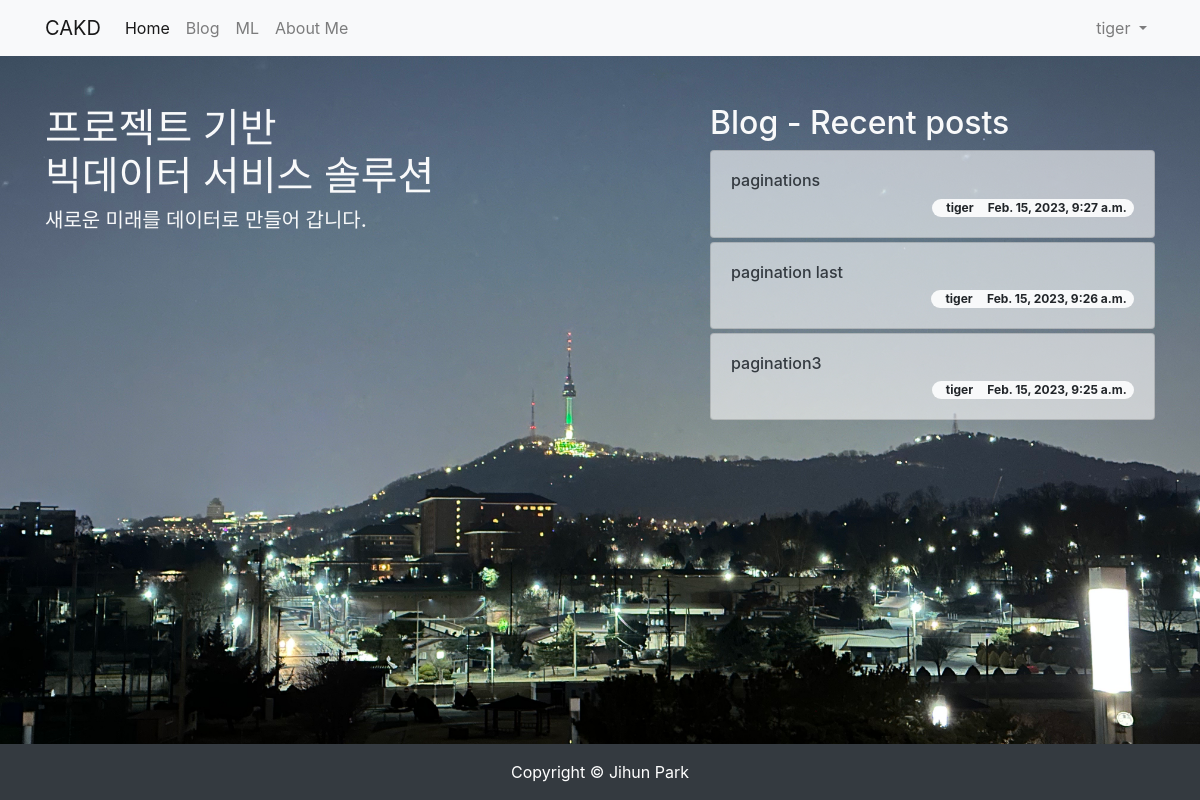
The app's page / (signed in) with its own data.
### blog/models.py (models this page shows, shortened)
class Post(models.Model):
    title = models.CharField(max_length=30)
    hook_text = models.CharField(max_length=100, blank=True)
    content = models.TextField()
    head_image = models.ImageField(upload_to='blog/images/%Y/%m/%d/', blank=True)
    file_upload = models.FileField(upload_to='blog/files/%Y/%m/%d/', blank=True)
    created_at = models.DateTimeField(auto_now_add=True)
    updated_at = models.DateTimeField(auto_now=True)
    author = models.ForeignKey(User, null=True, on_delete=models.SET_NULL)
    category = models.ForeignKey(Category, null=True, blank=True, on_delete=models.SET_NULL)
    tags = models.ManyToManyField(Tag, blank=True)
    def get_absolute_url(self): # 객체의 상세 페이지로 이동할 수 있는 링크를 만들 수 있음. url 생성 규칙을 정의하는 메서드
        return f'/blog/{self.pk}/'

### homepage/views.py (the view)
# urls.py: path('', views.landing),
def landing(request):
    recent_posts = Post.objects.order_by('-pk')[:3]
    return render(
        request,
        'homepage/landing.html',
        {
            'recent_posts': recent_posts,
        }
    )

### homepage/templates/homepage/landing.html (shortened to what this page needs)
<!DOCTYPE html> {% load static %}
<html lang="en">
<head>
    <link rel="stylesheet" href="https://cdn.jsdelivr.net/npm/bootstrap@4.5.3/dist/css/bootstrap.min.css">
    <link rel="stylesheet" href="{% static 'homepage/css/landing.css' %}" media="screen">
</head>
<body>
    {% include 'blog/navbar.html' %}
    <section>
        <div class="container">
            <div class="row justify-content-between">
                <div class="col-lg-6 text-light">
                    <h1 class="mt-5"> 프로젝트 기반 <BR> 빅데이터 서비스 솔루션 </h1>
                    <h5>새로운 미래를 데이터로 만들어 갑니다.</h5>
                </div>
                <div class="col-lg-5 mt-5">
                    <h2 class="text-light">Blog - Recent posts</h2> {% for post in recent_posts %} <div
                        class="card mt-1">
                        <div class="card-body">
                            <h6><a href="{{ post.get_absolute_url }}"
                                    class="text-decoration-none text-dark">{{ post.title }}</a></h6>
                            <span class="badge badge-pill badge-light float-right">
                                {{ post.author.username }} &nbsp; &nbsp; {{ post.created_at }} </span>
                        </div>
                    </div> {% endfor %}
                </div>
            </div>
        </div>
    </section>
    <div class="fixed-bottom">
    <footer class="py-3 bg-dark">
        <div class="container">
            <p class="m-0 text-center text-white"> Copyright &copy; Jihun Park </p>
        </div>
    </footer>
    </div>
</body>
</html>

### blog/templates/blog/navbar.html (shortened to what this page needs)
{% load socialaccount %}
<nav class="navbar navbar-expand-lg navbar-light bg-light">
    <div class="container">
        <a class="navbar-brand" href="/">CAKD</a>
        <div class="collapse navbar-collapse" id="navbarNavDropdown">
            <ul class="navbar-nav">
                <li class="nav-item active">
                    <a class="nav-link" href="/">Home</a>
                </li>
                <li class="nav-item">
                    <a class="nav-link" href="/blog/">Blog</a>
                </li>
                <li class="nav-item">
                    <a class="nav-link" href="/ml/">ML</a>
                </li>
                <li class="nav-item">
                    <a class="nav-link" href="/about_me/">About Me</a>
                </li>
            </ul>
            <ul class="navbar-nav ml-auto"> {% if user.is_authenticated %} <li class="nav-item dropdown">
                    <a class="nav-link dropdown-toggle" href="#" id="navbarDropdownMenuLink" role="button"
                        data-toggle="dropdown" aria-haspopup="true" aria-expanded="false"> {{ user.username }} </a>
                </li> {% else %} <li class="nav-item">
                    <a class="nav-link" href="#" data-toggle="modal" data-target="#loginModal">Log In</a>
                </li> {% endif %} </ul>
        </div>
    </div>
</nav>

### homepage/static/homepage/css/landing.css (style rules this page uses)
body { background: url('/static/homepage/images/hriver.jpg') no-repeat center center fixed; -webkit-background-size: cover; -moz-background-size: cover; background-size: cover; -o-background-size: cover; }
section { margin-bottom: 150px; }
.card { background-color: rgba(255, 255, 255, 0.6); }

### records on screen
Post: title "paginations", author.username "tiger", created_at "Feb. 15, 2023, 9:27 a.m."
Post: title "pagination last", author.username "tiger", created_at "Feb. 15, 2023, 9:26 a.m."
Post: title "pagination3", author.username "tiger", created_at "Feb. 15, 2023, 9:25 a.m."

### other values on screen
{{ user.username }} "tiger"
